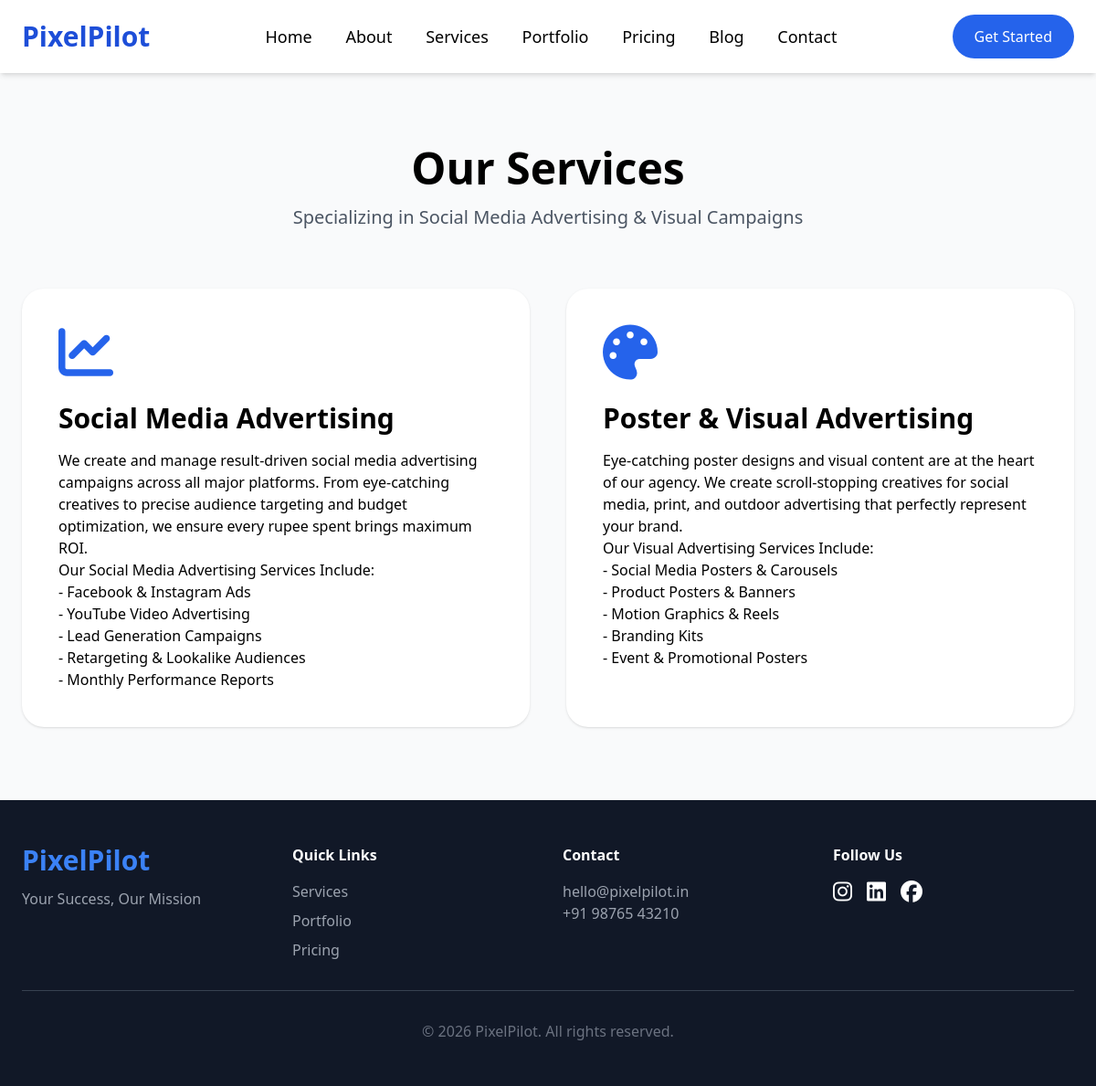
Page /services/ on the committed database.
### core/models.py (models this page shows, shortened)
class Service(models.Model):
    name = models.CharField(max_length=200)
    slug = models.SlugField(unique=True, blank=True)
    short_desc = models.TextField()
    description = RichTextField()
    icon = models.CharField(max_length=100, default="fas fa-bullhorn")
    highlighted = models.BooleanField(default=False)
    order = models.IntegerField(default=0)

### core/views.py (the view)
# urls.py: path('services/', views.services, name='services'),
def services(request):
    services = Service.objects.all().order_by('order')
    return render(request, 'services.html', {'services': services})

### templates/services.html (shortened to what this page needs)
{% extends 'base.html' %}
{% block content %}
<section class="py-20 bg-gray-50">
    <div class="max-w-7xl mx-auto px-6">
        <h1 class="text-5xl font-bold text-center mb-4">Our Services</h1>
        <p class="text-center text-xl text-gray-600 mb-16">Specializing in Social Media Advertising & Visual Campaigns</p>
        <div class="grid md:grid-cols-2 gap-10">
            {% for service in services %}
            <div class="bg-white p-10 rounded-3xl shadow hover:shadow-2xl transition-all">
                <i class="{{ service.icon }} text-6xl text-blue-600 mb-6"></i>
                <h3 class="text-3xl font-semibold mb-4">{{ service.name }}</h3>
                <p class="text-gray-600 leading-relaxed">{{ service.description|safe }}</p>
            </div>
            {% endfor %}
        </div>
    </div>
</section>
{% endblock %}

### rows in the picture
Service: name "Social Media Advertising", description "We create and manage result-driven social media advertising campaigns across all major platforms. From eye-catching creatives to precise audience targeting and budget optimization, we ensure every rupee spent brings maximum ROI. Our Social Media Advertising Services Include: - Facebook & Instagram Ads - YouTube Video Advertising - Lead Generation Campaigns - Retargeting & Lookalike Audiences - Monthly Performance Reports"
Service: name "Poster & Visual Advertising", description "Eye-catching poster designs and visual content are at the heart of our agency. We create scroll-stopping creatives for social media, print, and outdoor advertising that perfectly represent your brand. Our Visual Advertising Services Include: - Social Media Posters & Carousels - Product Posters & Banners - Motion Graphics & Reels - Branding Kits - Event & Promotional Posters"

### other values in the picture
{{ company.email|default:"hello@pixelpilot.in" }} "hello@pixelpilot.in"
{{ company.phone|default:"+91 98765 43210" }} "+91 98765 43210"
